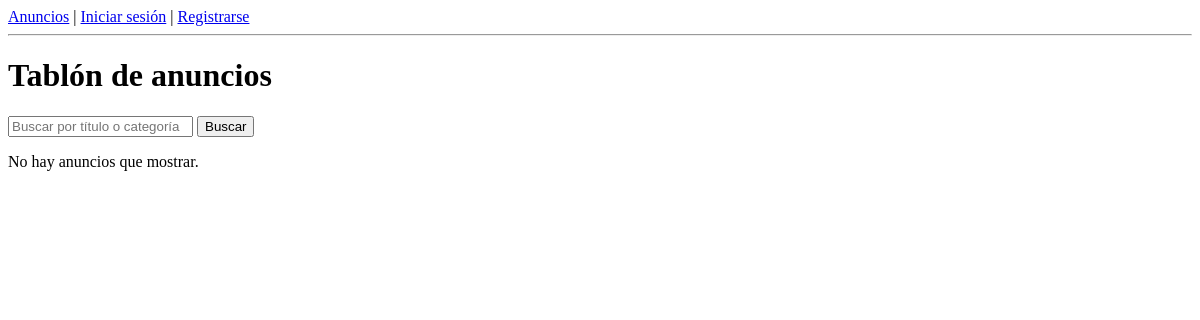
Page /posts on the earlier database version.
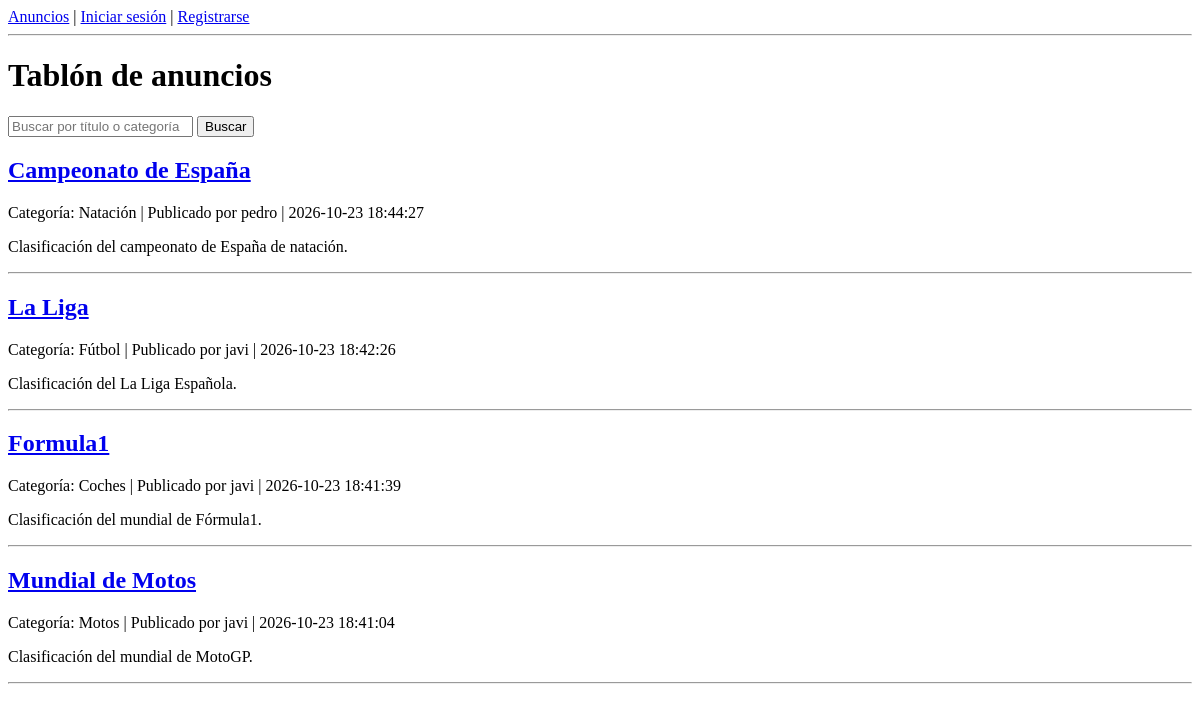
Same page on the later database version.
### tables this page shows
CREATE TABLE `posts` (
  `id` int NOT NULL,
  `user_id` int NOT NULL,
  `title` varchar(150) NOT NULL,
  `body` text NOT NULL,
  `category` varchar(50) NOT NULL,
  `created_at` timestamp NULL DEFAULT CURRENT_TIMESTAMP
);

CREATE TABLE `users` (
  `id` int NOT NULL,
  `username` varchar(50) NOT NULL,
  `email` varchar(100) NOT NULL,
  `password` varchar(255) NOT NULL,
  `created_at` timestamp NULL DEFAULT CURRENT_TIMESTAMP
);

### src/Controllers/PostController.php (called while the page is built, shortened)
<?php
class PostController extends BaseController
{
    private Post $postModel;
    public function __construct()
    {
        $db = new Database();
        $this->postModel = new Post($db);
    }
    public function index(): void
    {
        $search = trim($_GET['q'] ?? '');
        $posts = $this->postModel->search($search) ?? [];
        require __DIR__ . '/../Views/posts/index.php';
    }
}

### src/Core/Router.php (called while the page is built, shortened)
<?php
class Router
{
    private array $routes = [];
    public function get(string $path, array $action): void
    {
        $this->routes['GET'][$path] = $action;
    }
    public function post(string $path, array $action): void
    {
        $this->routes['POST'][$path] = $action;
    }
    public function dispatch(string $method, string $path): void
    {
        $action = $this->routes[$method][$path] ?? null;
        [$controllerClass, $methodName] = $action;
        $controller = new $controllerClass();
        $controller->$methodName();
    }
}

### public/index.php (called while the page is built, shortened)
<?php
$router = new Router();
$router->get('/login', [AuthController::class, 'showLoginForm']);
$router->post('/login', [AuthController::class, 'login']);
$router->get('/register', [AuthController::class, 'showRegisterForm']);
$router->post('/register', [AuthController::class, 'register']);
$router->post('/logout', [AuthController::class, 'logout']);
$router->get('/posts', [PostController::class, 'index']);
$router->get('/posts/show', [PostController::class, 'show']);
$router->get('/posts/create', [PostController::class, 'create']);
$router->post('/posts', [PostController::class, 'store']);
$router->get('/posts/edit', [PostController::class, 'edit']);
$router->post('/posts/update', [PostController::class, 'update']);
$router->post('/posts/delete', [PostController::class, 'destroy']);
$router->post('/comments', [CommentController::class, 'store']);
$path = parse_url($_SERVER['REQUEST_URI'], PHP_URL_PATH) ?? '/';
$method = $_SERVER['REQUEST_METHOD'];
$router->dispatch($method, $path);

### config.php (called while the page is built)
<?php
return [
    'db' => [
        'host'    => 'db',
        'dbname'  => 'practica',
        'user'    => 'dev',
        'pass'    => 'dev',
        'charset' => 'utf8mb4',
    ],
];

### src/Core/Database.php (called while the page is built, shortened)
<?php
class Database
{
    private PDO $pdo;
    public function __construct()
    {
        $config = require __DIR__ . '/../../config.php';
        $db = $config['db'];
        $dsn = 'mysql:host=' . $db['host'] . ';dbname=' . $db['dbname'] . ';charset=' . $db['charset'];
        $opciones = [
            PDO::ATTR_ERRMODE => PDO::ERRMODE_EXCEPTION,
            PDO::ATTR_DEFAULT_FETCH_MODE => PDO::FETCH_ASSOC,
        ];
        $this->pdo = new PDO($dsn, $db['user'], $db['pass'], $opciones);
    }
    public function query(string $sql, array $params = []): PDOStatement
    {
        $sentencia = $this->pdo->prepare($sql);
        $sentencia->execute($params);
        return $sentencia;
    }
    public function fetchAll(string $sql, array $params = []): ?array
    {
        $sentencia = $this->query($sql, $params);
        $filas = $sentencia->fetchAll();
        if (empty($filas)) {
            return null;
        }
        return $filas;
    }
}

### src/Models/BaseModel.php (called while the page is built, shortened)
<?php
abstract class BaseModel
{
    public function __construct(Database $db, string $table)
    {
        $this->db = $db;
    }
}

### src/Models/Post.php (called while the page is built, shortened)
<?php
class Post extends BaseModel
{
    public function search(string $term = ''): ?array
    {
        $sql = 'SELECT posts.*, users.username AS author
                FROM posts
                JOIN users ON posts.user_id = users.id';
        $params = [];
        $sql .= ' ORDER BY posts.created_at DESC';
        return $this->db->fetchAll($sql, $params);
    }
}

### src/Views/posts/index.php (the view, shortened to what this page needs)
<!DOCTYPE html>
<html lang="en">
<head>
</head>
<body>
    <?php require __DIR__ . '/../partials/header.php'; ?>
    <h1>Tablón de anuncios</h1>
    <form action="/posts" method="get">
        <input type="text" name="q" placeholder="Buscar por título o categoría" value="<?= htmlspecialchars($search) ?>">
        <button type="submit">Buscar</button>
    </form>
    <?php if (empty($posts)): ?>
        <p>No hay anuncios que mostrar.</p>
    <?php else: ?>
        <?php foreach ($posts as $post): ?>
            <article>
                <h2><a href="/posts/show?id=<?= (int) $post['id'] ?>"><?= htmlspecialchars($post['title']) ?></a></h2>
                <p>
                    Categoría: <?= htmlspecialchars($post['category']) ?> |
                    Publicado por <?= htmlspecialchars($post['author']) ?> |
                    <?= htmlspecialchars($post['created_at']) ?>
                </p>
                <p><?= htmlspecialchars($post['body']) ?></p>
            </article>
            <hr>
        <?php endforeach; ?>
    <?php endif; ?>
</body>
</html>

### src/Views/partials/header.php (shortened to what this page needs)
<nav>
    <a href="/posts">Anuncios</a> |
    <?php if (isset($_SESSION['user_id'])): ?>
        <span>Conectado como <?= htmlspecialchars($_SESSION['user_email']) ?></span>
        <form action="/logout" method="post" style="display:inline">
            <input type="hidden" name="csrf_token" value="<?= $_SESSION['csrf_token'] ?>">
            <button type="submit">Cerrar sesión</button>
        </form>
    <?php else: ?>
        <a href="/login">Iniciar sesión</a> |
        <a href="/register">Registrarse</a>
    <?php endif; ?>
</nav>
<hr>

Differences in the rows shown:
added posts: title "Campeonato de España", category "Natación", user.username "pedro", created_at "2026-10-23 18:44:27", body "Clasificación del campeonato de España de natación."
added posts: title "La Liga", category "Fútbol", user.username "javi", created_at "2026-10-23 18:42:26", body "Clasificación del La Liga Española."
added posts: title "Formula1", category "Coches", user.username "javi", created_at "2026-10-23 18:41:39", body "Clasificación del mundial de Fórmula1."
added posts: title "Mundial de Motos", category "Motos", user.username "javi", created_at "2026-10-23 18:41:04", body "Clasificación del mundial de MotoGP."
Other differences:
text no longer shown: "No hay anuncios que mostrar."
